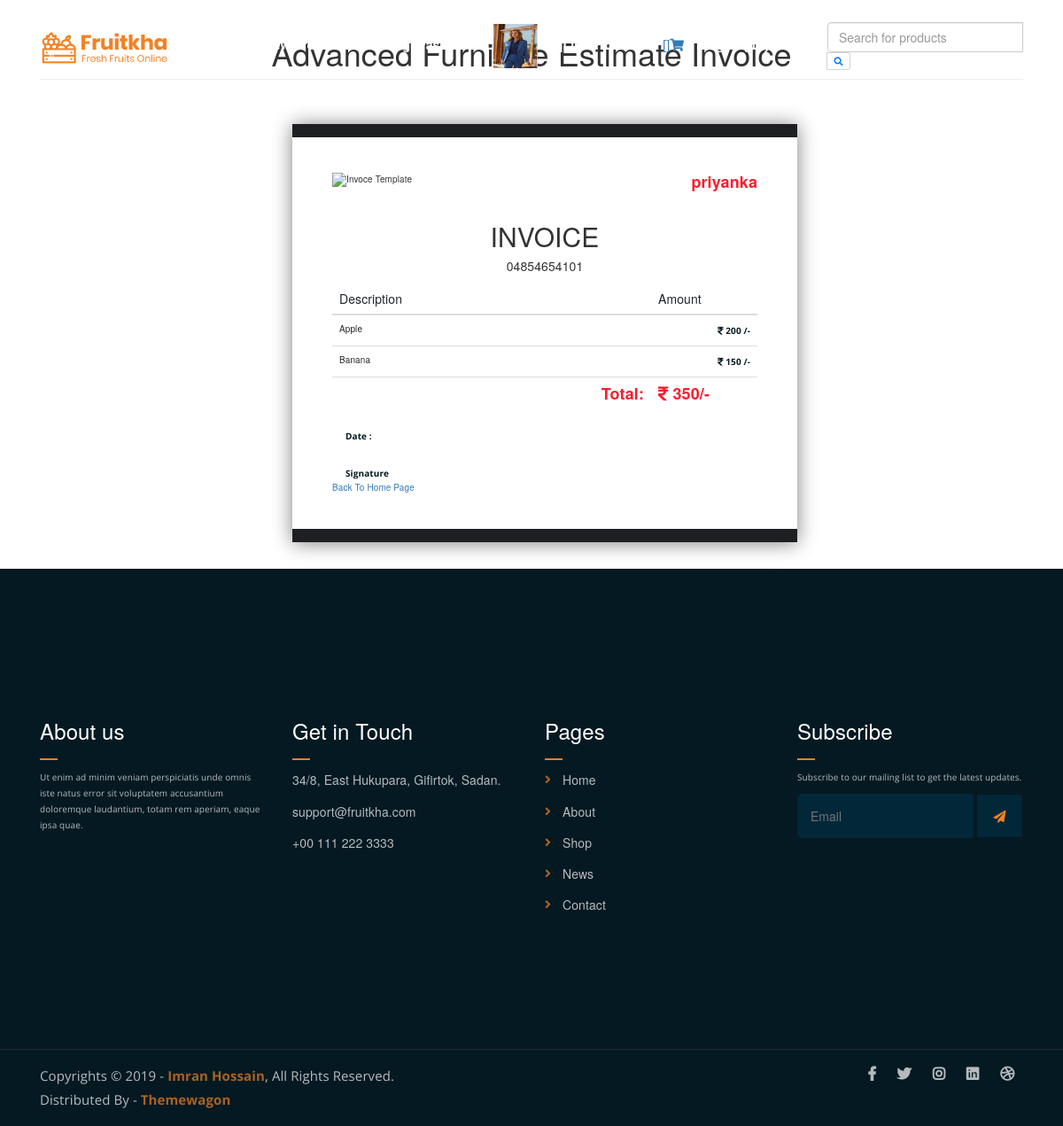
The app's page /invoice/ (signed in) with its own data.
### myapp/models.py (models this page shows, shortened)
class User(models.Model):
    usertype=models.CharField(max_length=20,default="buyer")
    email=models.EmailField()
    name=models.CharField(max_length=20)
    mobile=models.PositiveIntegerField()
    password=models.CharField(max_length=20)
    profile=models.ImageField(default="",upload_to="picture/")

class Cart(models.Model):
    user=models.ForeignKey(User,on_delete=models.CASCADE)
    product = models.ForeignKey(Addproduct,on_delete=models.CASCADE)
    qty = models.PositiveIntegerField()
    product_price=models.PositiveIntegerField()
    total_price=models.PositiveIntegerField()
    payment_status= models.BooleanField(default=False)
    date_added = models.DateTimeField(auto_now_add=True)

class Addproduct(models.Model):
    category=(
        ("apple","apple"),
        ("banana","banana"),
        ("kiwi","kiwi"),
        ("cherry","cherry"),
        ("mango","mango"),
        ("grapes","grapes"),
    )
    pcategory=models.CharField(max_length=20,choices=category,null=True)
    seller=models.ForeignKey(User,on_delete=models.CASCADE)
    pname=models.CharField(max_length=100)
    pbrand=models.CharField(max_length=100)
    pdesc=models.CharField(max_length=200)
    pprice=models.PositiveIntegerField()
    pimg=models.ImageField(default="",upload_to="addpicture/")

### myapp/views.py (the view)
# urls.py: path('invoice/',views.invoice,name='invoice'),
def invoice(request):
    cart_price=0
    user=User.objects.get(email=request.session['email'])
    cart=Cart.objects.filter(user=user)
    for i in cart:
        cart_price=cart_price+i.total_price
    return render(request,'invoice.html',{'user':user,'cart':cart,'cart_price':cart_price})

### myapp/templates/invoice.html (shortened to what this page needs)
{% extends 'header.html' %}
{% load static %}
{% block content %}
<html>
    <head>
        <link rel="stylesheet" href="//maxcdn.bootstrapcdn.com/bootstrap/3.3.0/css/bootstrap.min.css">
    </head>
<body>
<div class="container">
    <div class="page-header">
        <h1>Advanced Furniture Estimate Invoice  </h1>
    </div>
    <div class="container">
        <div class="row">
            <div class="col-md-6 col-md-offset-3 body-main">
                <div class="col-md-12">
                   <div class="row">
                        <div class="col-md-4">
                            <img class="img" alt="Invoce Template" src="http://pngimg.com/uploads/shopping_cart/shopping_cart_PNG59.png" />
                        </div>
                        <div class="col-md-8 text-right">
                            <h4 style="color: #F81D2D;"><strong>{{user.name}}{{request.user.first_name}} {{request.user.last_name}}</strong></h4>
                        </div>
                    </div>
                    <br />
                    <div class="row">
                        <div class="col-md-12 text-center">
                            <h2>INVOICE</h2>
                            <h5>04854654101</h5>
                        </div>
                    </div>
                    <br />
                    <div>
                        <table class="table">
                            <thead>
                                <tr>
                                    <th><h5>Description</h5></th>
                                    <th><h5>Amount</h5></th>
                                </tr>
                            </thead>
                            <tbody>
                                {% for i in cart %}
                                <tr>
                                    <td class="col-md-9">{{i.product.pname}}</td>
                                    <td class="text-right">
                                        <p>
                                            <strong><i class="fas fa-rupee-sign" area-hidden="true"></i> {{i.total_price}} /-</strong>
                                        </p>
                                        </td>
                                </tr>
                                {% endfor %}
                                <tr style="color: #F81D2D;">
                                    <td class="text-right"><h4><strong>Total:</strong></h4></td>
                                    <td class="text-left"><h4><strong><i class="fas fa-rupee-sign" area-hidden="true"></i> {{cart_price}}/- </strong></h4></td>
                                </tr>
                            </tbody>
                        </table>
                    </div>
                    <div>
                        <div class="col-md-12">
                            <p><b>Date :</b> {{cart.date_added}}</p>
                            <br />
                            <p><b>Signature</b></p>
                        </div>
                        <a href="{% url 'index' %}">Back To Home Page</a>
                    </div>
                </div>
            </div>
        </div>
    </div>
    </div>
</body>
</html>
{% endblock %}

### myapp/templates/header.html (shortened to what this page needs)
{% load static %}
<!DOCTYPE html>
<html lang="en">
<head>
	<link rel="stylesheet" href="{% static 'assets/css/all.min.css' %}">
	<link rel="stylesheet" href="{% static 'assets/bootstrap/css/bootstrap.min.css' %}">
	<link rel="stylesheet" href="{% static 'assets/css/owl.carousel.css' %}">
	<link rel="stylesheet" href="{% static 'assets/css/magnific-popup.css' %}">
	<link rel="stylesheet" href="{% static 'assets/css/animate.css' %}">
	<link rel="stylesheet" href="{% static 'assets/css/meanmenu.min.css' %}">
	<link rel="stylesheet" href="{% static 'assets/css/main.css' %}">
	<link rel="stylesheet" href="{% static 'assets/css/responsive.css' %}">
</head>
<body>
	<div class="top-header-area" id="sticker">
		<div class="container">
			<div class="row">
				<div class="col-lg-12 col-sm-12 text-center">
					<div class="main-menu-wrap">
						<div class="site-logo">
							<a href="index.html">
								<img src="{% static 'assets/img/logo.png' %}" alt="">
							</a>
						</div>
						<nav class="main-menu">
							<ul>
								<li><a href="{% url 'indexx' %}">Home</a></li>
								<li><a href="{% url 'showp' cat='all' %}">View Product</a>
								</li>
                                {% if request.session.email %}
                                <li><a href="{% url 'changepass' %}">ChangePassword</a></li>
								<a href="{% url 'profile' %}"><img src="{{request.session.profile}}" style="width:50px;height:50px;"></a>
								<li><a href="{% url 'like' %}">[{{request.session.like}}]Like Products</a></li>
								<a href="{% url 'cart' %}">[{{request.session.cart}}]<i class="fas fa-shopping-cart"></i></a>
								<li><a href="{% url 'logout' %}">Logout({{request.session.name}})</a></li>
                                {% else %}
                                <li><a href="{% url 'signup' %}">Signup</a></li>
                                <li><a href="{% url 'login' %}">Login</a></li>
                                {% endif %}
								<li>
									<form action="{% url 'searchproduct' %}" method="get">
										<div class="input-group">
											<input type="text" class="form-control" name="q" placeholder="Search for products">
											<div class="input-group-append">
												<span class="input-group-text bg-transparent text-primary">
													<i class="fa fa-search"></i>
												</span>
											</div>
										</div>
									</form>
								</li>
							</ul>
						</nav>
					</div>
				</div>
			</div>
		</div>
	</div>
{% block content %}
{% endblock %}
	<div class="footer-area">
		<div class="container">
			<div class="row">
				<div class="col-lg-3 col-md-6">
					<div class="footer-box about-widget">
						<h2 class="widget-title">About us</h2>
						<p>Ut enim ad minim veniam perspiciatis unde omnis iste natus error sit voluptatem accusantium doloremque laudantium, totam rem aperiam, eaque ipsa quae.</p>
					</div>
				</div>
				<div class="col-lg-3 col-md-6">
					<div class="footer-box get-in-touch">
						<h2 class="widget-title">Get in Touch</h2>
						<ul>
							<li>34/8, East Hukupara, Gifirtok, Sadan.</li>
							<li>support@fruitkha.com</li>
							<li>+00 111 222 3333</li>
						</ul>
					</div>
				</div>
				<div class="col-lg-3 col-md-6">
					<div class="footer-box pages">
						<h2 class="widget-title">Pages</h2>
						<ul>
							<li><a href="index.html">Home</a></li>
							<li><a href="about.html">About</a></li>
							<li><a href="services.html">Shop</a></li>
							<li><a href="news.html">News</a></li>
							<li><a href="contact.html">Contact</a></li>
						</ul>
					</div>
				</div>
				<div class="col-lg-3 col-md-6">
					<div class="footer-box subscribe">
						<h2 class="widget-title">Subscribe</h2>
						<p>Subscribe to our mailing list to get the latest updates.</p>
						<form action="index.html">
							<input type="email" placeholder="Email">
							<button type="submit"><i class="fas fa-paper-plane"></i></button>
						</form>
					</div>
				</div>
			</div>
		</div>
	</div>
	<div class="copyright">
		<div class="container">
			<div class="row">
				<div class="col-lg-6 col-md-12">
					<p>Copyrights &copy; 2019 - <a href="https://imransdesign.com/">Imran Hossain</a>,  All Rights Reserved.<br>
						Distributed By - <a href="https://themewagon.com/">Themewagon</a>
					</p>
				</div>
				<div class="col-lg-6 text-right col-md-12">
					<div class="social-icons">
						<ul>
							<li><a href="#" target="_blank"><i class="fab fa-facebook-f"></i></a></li>
							<li><a href="#" target="_blank"><i class="fab fa-twitter"></i></a></li>
							<li><a href="#" target="_blank"><i class="fab fa-instagram"></i></a></li>
							<li><a href="#" target="_blank"><i class="fab fa-linkedin"></i></a></li>
							<li><a href="#" target="_blank"><i class="fab fa-dribbble"></i></a></li>
						</ul>
					</div>
				</div>
			</div>
		</div>
	</div>
</body>
</html>

### myapp/static/assets/css/main.css (style rules this page uses)
html { font-size: 14px; font-weight: 400; line-height: 28px; height: 100%; }
body { font-family: "Open Sans", sans-serif; font-weight: 400; font-size: 1rem; letter-spacing: 0.1px; line-height: 1.8; color: #051922; overflow-x: hidden; }
body img { max-width: 100%; }
a { cursor: pointer; text-decoration: none; -webkit-transition: all 0.2s ease-in-out; -o-transition: all 0.2s ease-in-out; transition: all 0.2s ease-in-out; }
h1, .h1, h2, .h2, h3, .h3, h4, .h4, h5, .h5, h6, .h6 { font-family: "Poppins", sans-serif; font-weight: 700; margin: 0 0 1.25rem 0; color: #051922; }
h1:last-child, .h1:last-child, h2:last-child, .h2:last-child, h3:last-child, .h3:last-child, h4:last-child, .h4:last-child, h5:last-child, .h5:last-child, h6:last-child, .h6:last-child { margin: 0; }
h1, .h1 { font-size: 4rem; font-weight: 700; line-height: 4rem; }
h2, .h2 { font-size: 3rem; font-weight: 700; line-height: 3.25rem; }
h4, .h4 { font-size: 1.5rem; font-weight: 700; line-height: 1.75rem; }
h5, .h5 { font-size: 1.25rem; font-weight: 700; line-height: 1.5rem; }
p { font-family: "Open Sans", sans-serif; font-weight: 400; font-size: 1rem; letter-spacing: 0.1px; line-height: 1.8; color: #051922; margin: 0 0 1.25rem 0; }
p:last-child { margin: 0; }
.top-header-area { position: absolute; z-index: 999; width: 100%; padding: 25px 0; }
nav.main-menu ul { margin: 0; padding: 0; list-style: none; }
nav.main-menu ul li { display: inline-block; }
nav.main-menu ul li a { color: #fff; font-weight: 700; display: block; padding: 15px; }
nav.main-menu ul > li { position: relative; }
nav.main-menu > ul li:last-child { float: right; }
.site-logo { float: left; max-width: 150px; }
.main-menu-wrap { position: relative; }
.site-logo { padding: 6px 0; }
nav.main-menu li a { -webkit-transition: 0.3s; -o-transition: 0.3s; transition: 0.3s; }
.top-header-area { -webkit-transition: 0.3s; -o-transition: 0.3s; transition: 0.3s; }
.footer-area { background-color: #051922; color: #fff; padding: 150px 0; }
h2.widget-title { font-size: 24px; font-weight: 500; position: relative; padding-bottom: 20px; color: #fff; }
h2.widget-title:after { position: absolute; left: 0; bottom: 0; width: 20px; height: 2px; background-color: #F28123; content: ""; }
.footer-box p { color: #fff; opacity: 0.7; line-height: 1.8; }
.footer-box ul { margin: 0; padding: 0; list-style: none; }
.footer-box ul li { opacity: 0.7; margin-bottom: 10px; line-height: 1.8; }
.footer-box ul li:last-child { margin-bottom: 0; }
.footer-box.subscribe form input[type=email] { border: none; background-color: #012738; width: 78%; padding: 15px; border-top-left-radius: 5px; border-bottom-left-radius: 5px; color: #fff; }
.footer-box.subscribe form button { width: 20%; border: none; background-color: #012738; color: #F28123; padding: 14px 0; border-top-right-radius: 3px; border-bottom-right-radius: 3px; cursor: pointer; }
.copyright { background-color: #051922; border-top: 1px solid #232a35; }
.copyright p { margin: 0; color: #fff; opacity: 0.7; padding: 16px 0; font-size: 15px; }
.copyright a { color: #F28123; font-weight: 700; }
.social-icons ul { margin: 0; padding: 0; list-style: none; }
.social-icons ul li { display: inline-block; }
.social-icons ul li a { font-size: 16px; color: #fff; opacity: 0.7; padding: 16px 10px; display: block; }
.footer-box ul li a { color: #fff; }
.footer-box.pages ul li { position: relative; padding-left: 20px; }
.footer-box.pages ul li:before { position: absolute; left: 0; top: 0; content: "\f105"; font-family: "Font Awesome 5 Free"; font-weight: 900; color: #F28123; }
.footer-box.pages ul li a { -webkit-transition: 0.3s; -o-transition: 0.3s; transition: 0.3s; }
.footer-box.subscribe form button { -webkit-transition: 0.3s; -o-transition: 0.3s; transition: 0.3s; }
.social-icons ul li a { -webkit-transition: 0.3s; -o-transition: 0.3s; transition: 0.3s; }
html, body { height: 100%; }
thead { border-bottom: 1px solid #eee; }

### myapp/templates/invoice.html (style rules this page uses)
.body-main { background: #ffffff; border-bottom: 15px solid #1E1F23; border-top: 15px solid #1E1F23; margin-top: 30px; margin-bottom: 30px; padding: 40px 30px !important; position: relative ; box-shadow: 0 1px 21px #808080; font-size:10px; }
.img { height: 100px; }
h1 { text-align: center; }

### records on screen
User: session.name "priyanka", name "priyanka"
Cart: product.pname "Apple", total_price "200"
Cart: product.pname "Banana", total_price "150"

### other values on screen
{{ cart_price }} "350"
